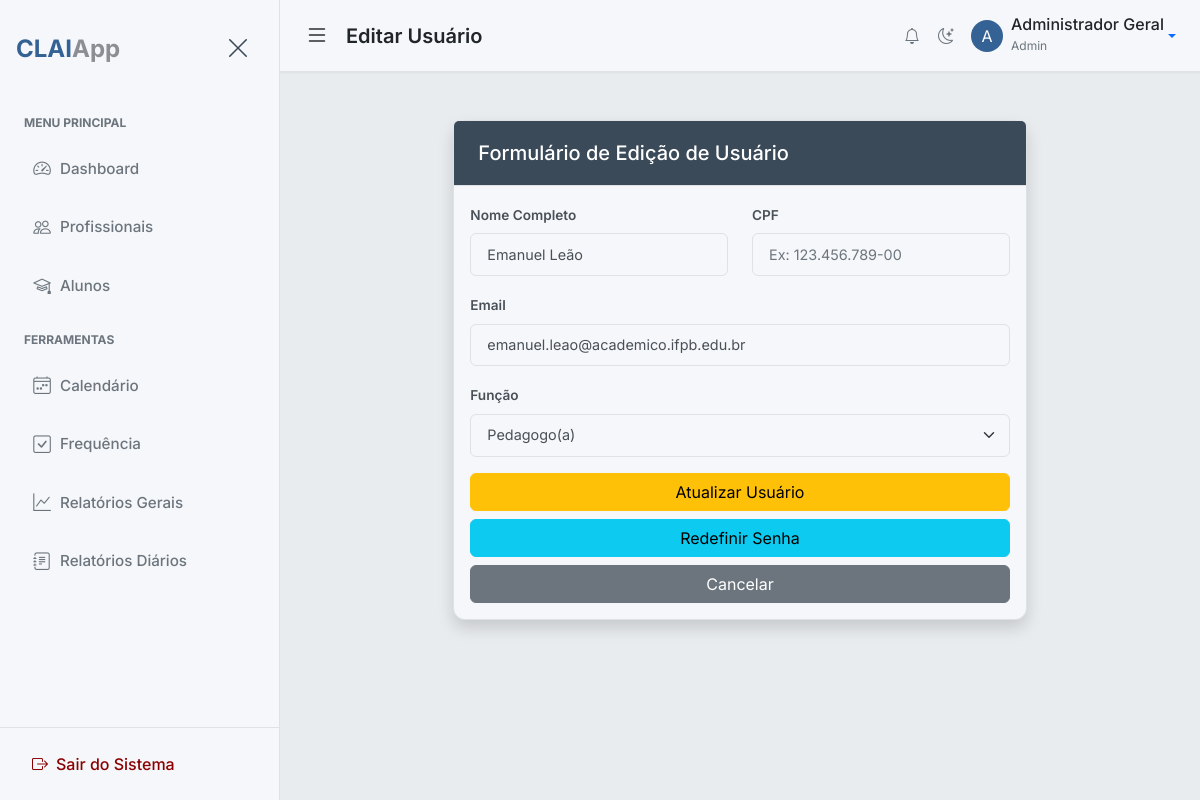
Before: /admin/users/2/edit (signed in) with the older database file.
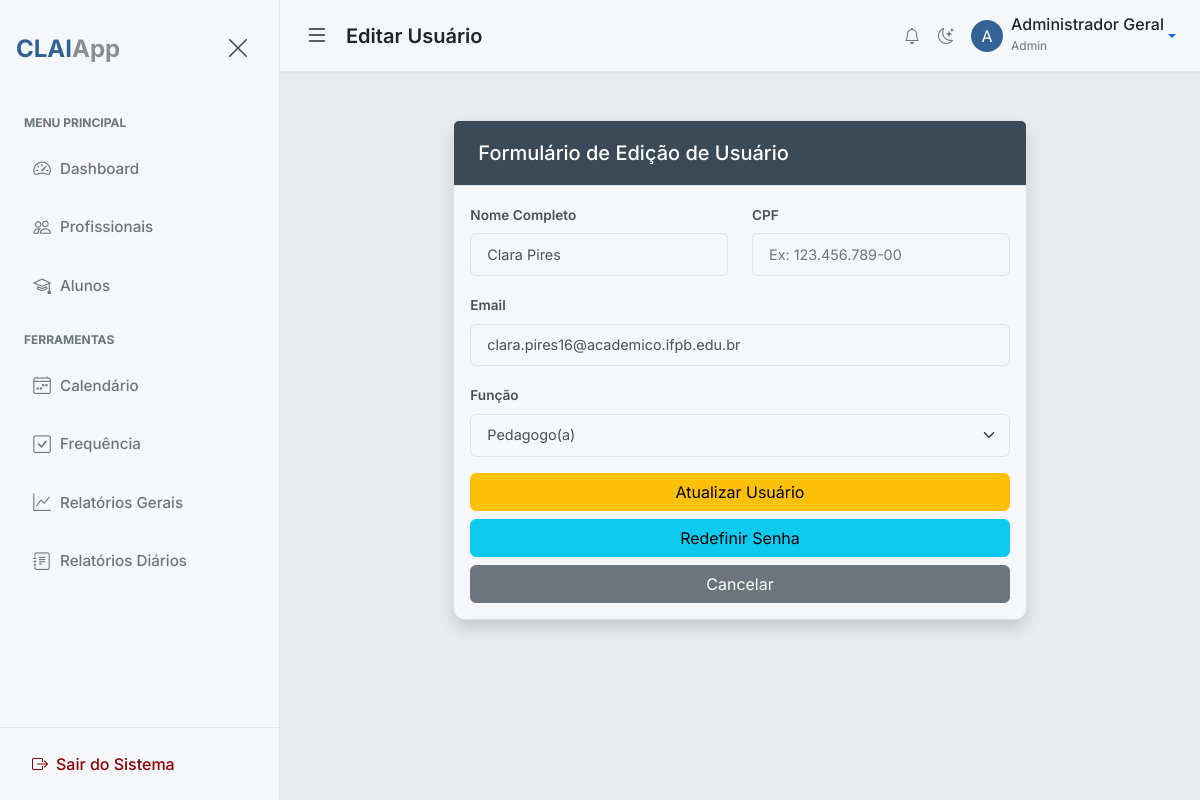
After: the same page with the newer database file.
### app/models.py (models this page shows, shortened)
class BaseModel(Model):
    class Meta:
        database = db

class User(UserMixin, BaseModel):
    username = CharField(unique=True)
    email = CharField(unique=True)
    password = CharField()
    name = CharField()
    profile_picture = CharField(default='default_profile.png')
    role = CharField(default='pedagogue')  # 'admin', 'pedagogue'
    class Meta:
        table_name = 'users'

### app/routes.py (the view, shortened to what this page needs)
@bp.route('/admin/users/<int:user_id>/edit', methods=['GET', 'POST'])
@login_required
@admin_required
def edit_user(user_id):
    user = User.get_or_none(User.id == user_id)
    if not user:
        flash('Usuário não encontrado.', 'danger')
        return redirect(url_for('main.list_users'))
    form = UpdateUserForm(original_cpf=user.username, original_email=user.email, obj=user)
    return render_template('users/edit_user.html', title='Editar Usuário', form=form, user=user)

### app/forms.py (shortened to what this page needs)
class UpdateUserForm(FlaskForm):
    name = StringField('Nome Completo', validators=[DataRequired(), Length(min=2, max=100)], render_kw={"placeholder": "Nome completo do usuário"})
    cpf = StringField('CPF', validators=[
        DataRequired(),
        Length(min=11, max=14, message='CPF deve ter entre 11 e 14 caracteres (incluindo pontos e traço).')
    ], render_kw={"placeholder": "Ex: 123.456.789-00"})
    email = StringField('Email', validators=[
        DataRequired(),
        Regexp(r'^[a-zA-Z0-9\._-]+@academico\.ifpb\.edu\.br$', message='Email acadêmico inválido')
    ], render_kw={"placeholder": "usuario@academico.ifpb.edu.br"})
    role = SelectField('Função', choices=[('pedagogue', 'Pedagogo(a)'), ('admin', 'Administrador(a)')], validators=[DataRequired()])
    submit = SubmitField('Atualizar Usuário')
    def __init__(self, original_cpf, original_email, *args, **kwargs):
        super(UpdateUserForm, self).__init__(*args, **kwargs)
        self.original_cpf = original_cpf
        self.original_email = original_email

### app/templates/users/edit_user.html (shortened to what this page needs)
{% extends "base.html" %}
{% from 'macros/form_macros.html' import render_field, render_submit_field %}
{% block page_heading %}Editar Usuário{% endblock %}
{% block content %}
<div class="row my-4">
    <div class="col-md-8 mx-auto">
        <div class="card shadow">
            <div class="card-header bg-warning text-white">
                <h5 class="mb-0">Formulário de Edição de Usuário</h5>
            </div>
            <div class="card-body">
                <form method="POST">
                    <div class="row">
                        <div class="col-md-6">
                            {{ render_field(form.name) }}
                        </div>
                        <div class="col-md-6">
                            {{ render_field(form.cpf, id="cpf") }}
                        </div>
                    </div>
                    {{ render_field(form.email) }}
                    {{ render_field(form.role) }}
                    <div class="d-grid gap-2">
                        {{ render_submit_field(form.submit, extra_classes="w-100 btn-warning") }}
                        <a href="{{ url_for('main.admin_set_password', user_id=user.id) }}" class="btn btn-info w-100">Redefinir Senha</a>
                        <a href="{{ url_for('main.list_users') }}" class="btn btn-secondary w-100">Cancelar</a>
                    </div>
                </form>
            </div>
        </div>
    </div>
</div>
{% endblock %}

### app/templates/macros/form_macros.html (shortened to what this page needs)
{% macro render_field(field, id=None) %}
    <div class="form-group mb-3">
        {% if field.type == 'BooleanField' %}
            <div class="form-check">
                {{ field(class="form-check-input", id=id) }}
                {{ field.label(class="form-check-label") }}
            </div>
        {% elif field.type == 'FileField' %}
            {{ field.label(class="form-label") }}
            {{ field(class="form-control", id=id) }}
        {% elif field.type == 'SelectField' %}
            {{ field.label(class="form-label") }}
            <select class="form-select" id="{{ id if id is not none else field.id }}" name="{{ field.name }}">
                {% for value, label in field.choices %}
                    <option value="{{ value }}" {% if value == field.data %}selected{% endif %}>{{ label }}</option>
                {% endfor %}
            </select>
        {% else %}
            {{ field.label(class="form-label") }}
            {{ field(class="form-control" + (' is-invalid' if field.errors else ''), placeholder=field.render_kw.get('placeholder') if field.render_kw and field.render_kw.get('placeholder') else '', id=id) }}
        {% endif %}
    </div>
{% endmacro %}
{% macro render_submit_field(field, extra_classes='') %}
    {{ field(class="btn btn-primary " + extra_classes) }}
{% endmacro %}

Changed rows visible on the page:
changed User "Pedagogo(a)": name "Emanuel Leão" → "Clara Pires"; email "emanuel.leao@academico.ifpb.edu.br" → "clara.pires16@academico.ifpb.edu.br"
